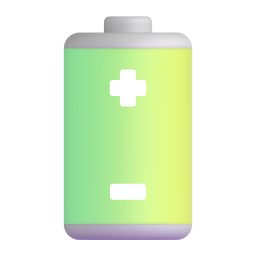
#> input picture macbook-showdown/assets/fluent/battery_3d.png, 256 x 256 px, given as the content of the folder ../../macbook-showdown/assets/fluent/battery_3d.png, which was not available
$ python contact.py ../../macbook-showdown/assets/fluent/battery_3d.png ../../macbook-showdown/assets/fluent/beer_mug_3d.png 5 5
#> lines starting #> are read from the running program, lines starting #| are printed output that depends on the picture; pictures that were not available may be replaced by others from this repository, and a replacement may not be noted
import sys, os, glob
from PIL import Image, ImageDraw
d = sys.argv[1]; out = sys.argv[2]; step = int(sys.argv[3]) if len(sys.argv) > 3 else 10; cols = int(sys.argv[4]) if len(sys.argv) > 4 else 3
fs = sorted(glob.glob(os.path.join(d, "*.png")))[::step]
w, h = 480, 270
rows = (len(fs) + cols - 1) // cols
sheet = Image.new("RGB", (w * cols, h * rows))
#> sheet: PIL image 2400x270 RGB; every value is 0
for i, f in enumerate(fs):
    im = Image.open(f).convert("RGB").resize((w, h))
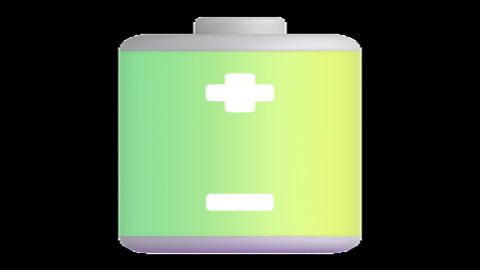
#> im: PIL image 480x270 RGB; mean R, G, B 80.7, 96.4, 67.1
    ImageDraw.Draw(im).text((6, 4), os.path.basename(f)[:-4], fill=(255, 255, 0))
    sheet.paste(im, ((i % cols) * w, (i // cols) * h))
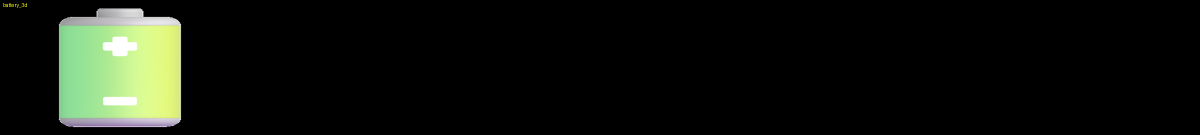
#> sheet: PIL image 2400x270 RGB (shown at 1/2 size); mean R, G, B 16.2, 19.3, 13.4
sheet.save(out)

$ run again, on macbook-showdown/assets/fluent/beer_mug_3d.png
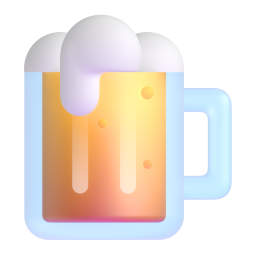
#> input picture macbook-showdown/assets/fluent/beer_mug_3d.png, 256 x 256 px, given as the content of the folder ../../macbook-showdown/assets/fluent/beer_mug_3d.png, which was not available
#> `im = Image.open(f).convert("RGB").resize((w, h))`:
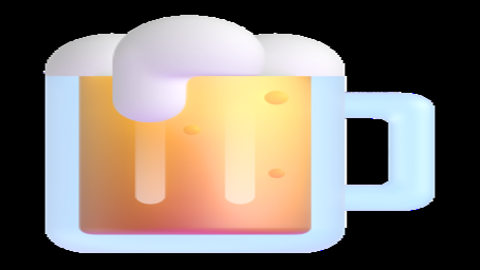
#> im: PIL image 480x270 RGB; mean R, G, B 126.3, 116.5, 108
#> `sheet.paste(im, ((i % cols) * w, (i // cols) * h))`:
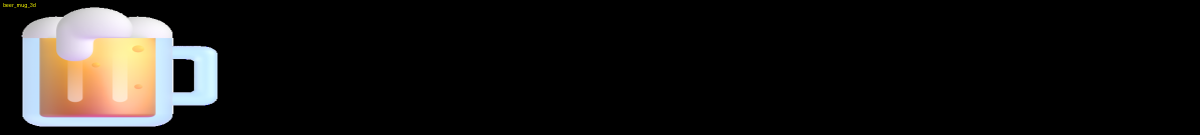
#> sheet: PIL image 2400x270 RGB (shown at 1/2 size); mean R, G, B 25.3, 23.3, 21.6

$ run again, on macbook-showdown/assets/fluent/boxing_glove_3d.png
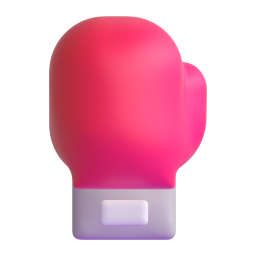
#> input picture macbook-showdown/assets/fluent/boxing_glove_3d.png, 256 x 256 px, given as the content of the folder ../../macbook-showdown/assets/fluent/boxing_glove_3d.png, which was not available
#> `im = Image.open(f).convert("RGB").resize((w, h))`:
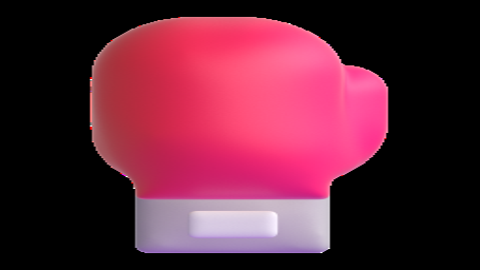
#> im: PIL image 480x270 RGB; mean R, G, B 94.9, 36, 55.1
#> `sheet.paste(im, ((i % cols) * w, (i // cols) * h))`:
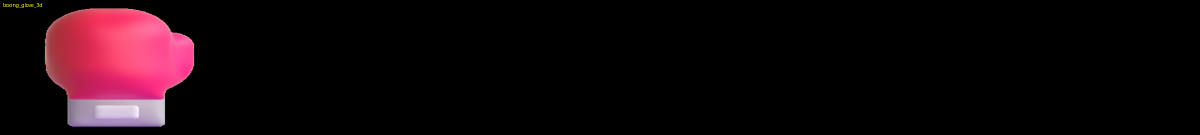
#> sheet: PIL image 2400x270 RGB (shown at 1/2 size); mean R, G, B 19.1, 7.3, 11
